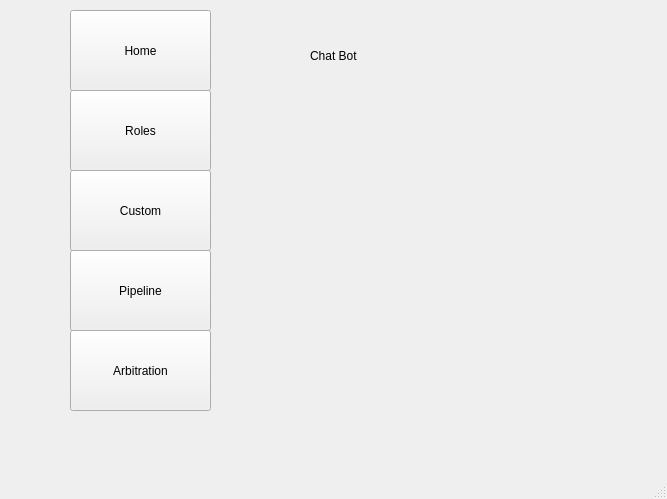
<?xml version="1.0" encoding="UTF-8"?>
<ui version="4.0">
 <class>MainWindow</class>
 <widget class="QMainWindow" name="MainWindow">
  <property name="geometry">
   <rect>
    <x>0</x>
    <y>0</y>
    <width>667</width>
    <height>499</height>
   </rect>
  </property>
  <property name="windowTitle">
   <string>MainWindow</string>
  </property>
  <widget class="QWidget" name="centralwidget">
   <widget class="QWidget" name="gridLayoutWidget">
    <property name="geometry">
     <rect>
      <x>70</x>
      <y>10</y>
      <width>471</width>
      <height>401</height>
     </rect>
    </property>
    <layout class="QGridLayout" name="gridLayout" rowstretch="0">
     <property name="sizeConstraint">
      <enum>QLayout::SetDefaultConstraint</enum>
     </property>
     <property name="leftMargin">
      <number>0</number>
     </property>
     <property name="spacing">
      <number>6</number>
     </property>
     <item row="0" column="0">
      <widget class="QWidget" name="widget" native="true">
       <widget class="QPushButton" name="Home">
        <property name="geometry">
         <rect>
          <x>0</x>
          <y>0</y>
          <width>141</width>
          <height>81</height>
         </rect>
        </property>
        <property name="text">
         <string>Home</string>
        </property>
       </widget>
       <widget class="QPushButton" name="Roles">
        <property name="geometry">
         <rect>
          <x>0</x>
          <y>80</y>
          <width>141</width>
          <height>81</height>
         </rect>
        </property>
        <property name="text">
         <string>Roles</string>
        </property>
       </widget>
       <widget class="QPushButton" name="Custom">
        <property name="geometry">
         <rect>
          <x>0</x>
          <y>160</y>
          <width>141</width>
          <height>81</height>
         </rect>
        </property>
        <property name="text">
         <string>Custom</string>
        </property>
       </widget>
       <widget class="QPushButton" name="Pipeline">
        <property name="geometry">
         <rect>
          <x>0</x>
          <y>240</y>
          <width>141</width>
          <height>81</height>
         </rect>
        </property>
        <property name="text">
         <string>Pipeline</string>
        </property>
       </widget>
       <widget class="QPushButton" name="Arbitration">
        <property name="geometry">
         <rect>
          <x>0</x>
          <y>320</y>
          <width>141</width>
          <height>81</height>
         </rect>
        </property>
        <property name="text">
         <string>Arbitration</string>
        </property>
       </widget>
       <widget class="QWidget" name="ChatBotDisplay" native="true">
        <property name="geometry">
         <rect>
          <x>150</x>
          <y>10</y>
          <width>301</width>
          <height>381</height>
         </rect>
        </property>
        <widget class="QLabel" name="label">
         <property name="geometry">
          <rect>
           <x>90</x>
           <y>30</y>
           <width>54</width>
           <height>12</height>
          </rect>
         </property>
         <property name="text">
          <string>Chat Bot</string>
         </property>
        </widget>
       </widget>
      </widget>
     </item>
    </layout>
   </widget>
  </widget>
  <widget class="QMenuBar" name="menubar">
   <property name="geometry">
    <rect>
     <x>0</x>
     <y>0</y>
     <width>667</width>
     <height>22</height>
    </rect>
   </property>
  </widget>
  <widget class="QStatusBar" name="statusbar"/>
 </widget>
 <resources/>
 <connections/>
</ui>
